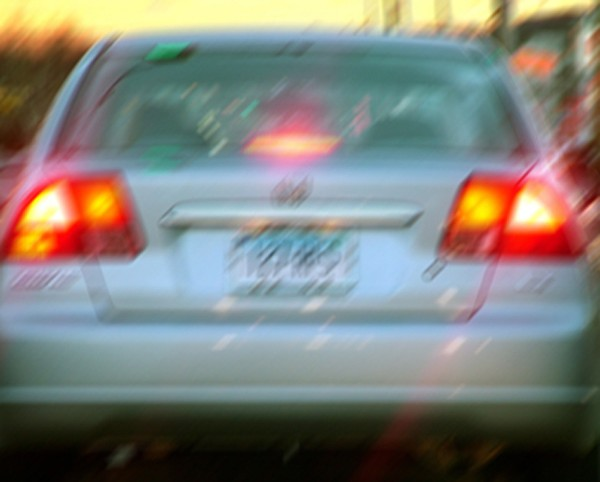
#> input picture img/motion.jpeg, 600 x 482 px
$ python lab4assignment.py
#> lines starting #> are read from the running program, lines starting #| are printed output that depends on the picture
# %% [markdown]
# #Importing required libraries

# %%
import numpy as np
import cv2 as cv2
import matplotlib.pyplot as plt


# %% [markdown]
# #Creating required functions

# %% [markdown]
# #function to blur edges of the images

# %%
def blur_edge(img, d=31):
    h, w  = img.shape[:2]
    img_pad = cv2.copyMakeBorder(img, d, d, d, d, cv2.BORDER_WRAP)
    img_blur = cv2.GaussianBlur(img_pad, (2*d+1, 2*d+1), -1)[d:-d,d:-d]
    y, x = np.indices((h, w))
    dist = np.dstack([x, w-x-1, y, h-y-1]).min(-1)
    w = np.minimum(np.float32(dist)/d, 1.0)
    return img*w + img_blur*(1-w)


# %% [markdown]
# #function to create motion kernel

# %%
def motion_kernel(angle, d, sz=65):
    kern = np.ones((1, d), np.float32)
    c, s = np.cos(angle), np.sin(angle)
    A = np.float32([[c, -s, 0], [s, c, 0]])
    sz2 = sz // 2
    A[:,2] = (sz2, sz2) - np.dot(A[:,:2], ((d-1)*0.5, 0))
    kern = cv2.warpAffine(kern, A, (sz, sz), flags=cv2.INTER_CUBIC)

    return kern

# %% [markdown]
# #Input Image and transforming it into fourier domain

# %%

path = "../img/motion.jpeg"
img = cv2.imread(path, cv2.IMREAD_GRAYSCALE)
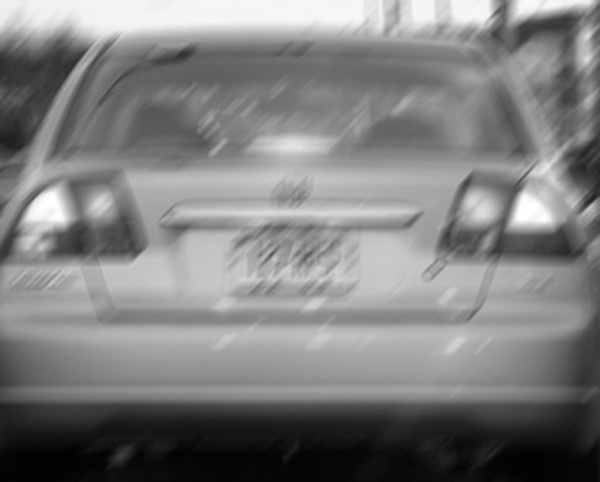
#> img: shape (482, 600); min 0, max 255, mean 126.2

img = np.float32(img)/255.0
plt.imshow(img, "gray")
input_img = img
img = blur_edge(img)
#> in blur_edge, `img_pad = cv2.copyMakeBorder(img, d, d, d, d, cv2.BORDER_WRAP)`:
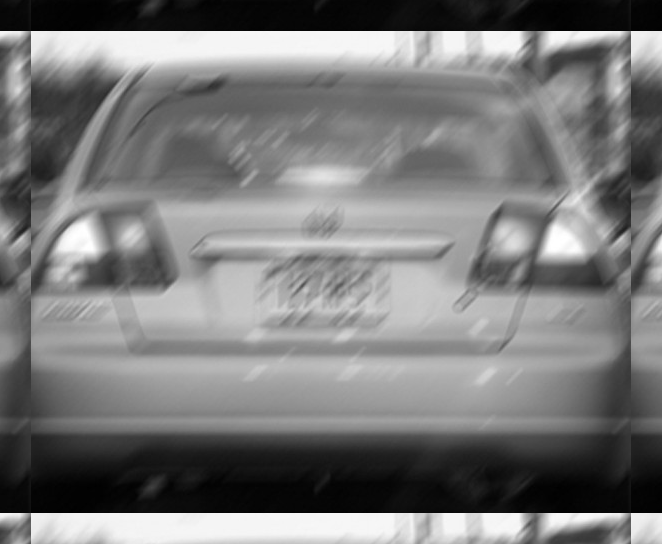
#> img_pad: shape (544, 662) float32; min 0, max 1, mean 0.478
#> in blur_edge, `img_blur = cv2.GaussianBlur(img_pad, (2*d+1, 2*d+1), -1)[d:-d,d:-d]`:
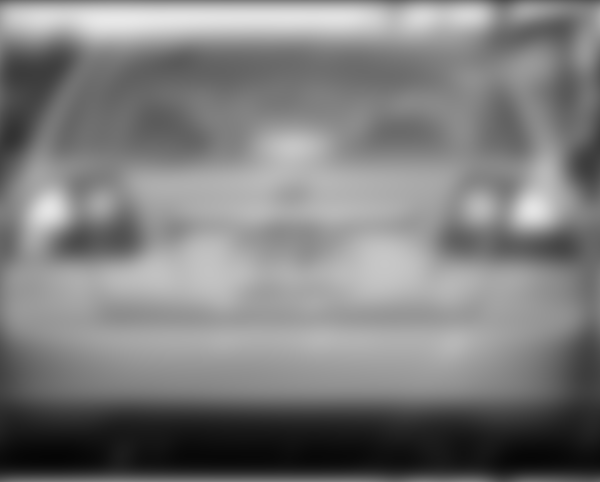
#> img_blur: shape (482, 600) float32; min 0.0221, max 0.911, mean 0.495
#> in blur_edge, `w = np.minimum(np.float32(dist)/d, 1.0)`:
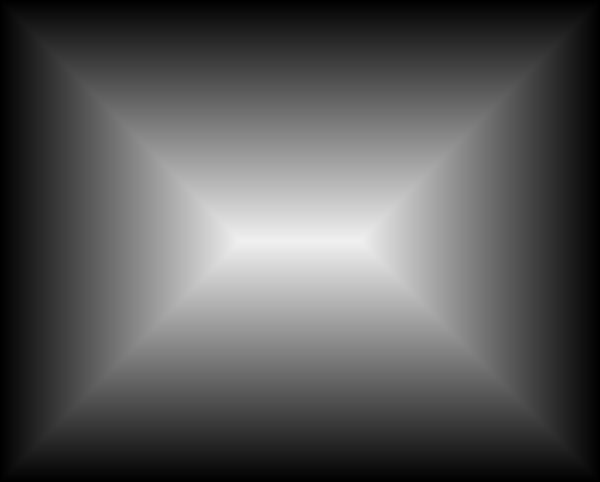
#> dist: shape (482, 600) int64; min 0, max 240, mean 87.7
#> in blur_edge, `return img*w + img_blur*(1-w)`:
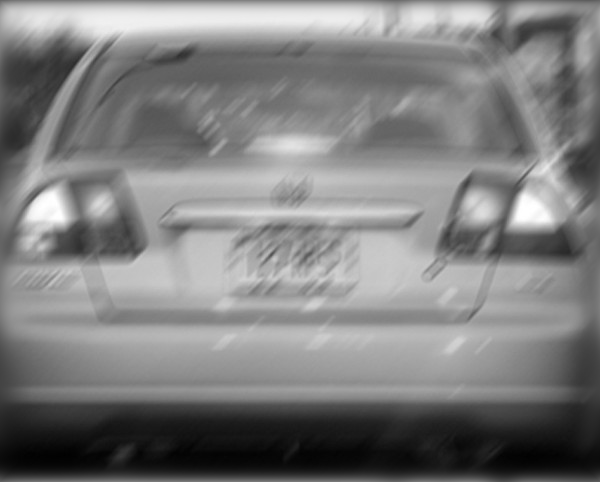
#> returned value: shape (482, 600) float32; min 0.00373, max 1, mean 0.495
IMG = cv2.dft(img, flags=cv2.DFT_COMPLEX_OUTPUT)
kernel_size = 65


# %% [markdown]
# #Function to create motion kernel, applied it on the input image and transform it back to spatial domain

# %%
def operation(ang, d, noise):

    psf = motion_kernel(ang, d, kernel_size)


    psf /= psf.sum()
    psf_pad = np.zeros_like(img)
    kh, kw = psf.shape
    psf_pad[:kh, :kw] = psf
    PSF = cv2.dft(psf_pad, flags=cv2.DFT_COMPLEX_OUTPUT, nonzeroRows = kh)
    PSF2 = (PSF**2).sum(-1)
    iPSF = PSF / (PSF2 + noise)[...,np.newaxis]
    RES = cv2.mulSpectrums(IMG, iPSF, 0)
    res = cv2.idft(RES, flags=cv2.DFT_SCALE | cv2.DFT_REAL_OUTPUT )
    res = np.roll(res, -kh//2, 0)
    res = np.roll(res, -kw//2, 1)

    return res,psf

# %% [markdown]
# #dummy function for the trackbar update

# %%
def update(_):
    pass

# %% [markdown]
# #Creating trackbar and displaying output along with kernel

# %%
#for motion 45, 22, 25
#for blur_img 0,42,25
#for blur_img3 12, 22, 22
cv2.namedWindow("Parameter Adjustment")
cv2.createTrackbar('angle', "Parameter Adjustment", 45, 180, update)
cv2.createTrackbar("diameter", "Parameter Adjustment", 22, 50, update)
cv2.createTrackbar("SNR", "Parameter Adjustment", 25, 50, update)
output_img = np.zeros((img.shape), np.float32)
kernel = np.zeros((kernel_size,kernel_size), np.float32)
while True:
    k = cv2.waitKey(30) & 0xFF
#> (key Esc is pressed here)
    if k==27:
        break
    ang = np.deg2rad(360.0 -float(cv2.getTrackbarPos('angle', "Parameter Adjustment")))
    d = int(cv2.getTrackbarPos("diameter", "Parameter Adjustment"))
    if(d<3):
        d=3
    noise = 10**(-0.1*(float(cv2.getTrackbarPos("SNR", "Parameter Adjustment"))))
    imgr, psfr = operation(ang, d, noise)
    psfr = cv2.resize(psfr,(300,300))
    output_img = imgr
    kernel = psfr
    cv2.imshow("output",imgr)
    cv2.imshow("kernel", psfr)


cv2.waitKey()
cv2.destroyAllWindows()

# %% [markdown]
# #Comparing Output Image with Input Image

# %%
figure, axis = plt.subplots(1,3, figsize=(20, 6))
axis[0].imshow(input_img, "gray")
axis[0].set_title("Input Image")

axis[1].imshow(kernel,"gray")
axis[1].set_title("PSF")

axis[2].imshow(output_img, "gray")

axis[2].set_title("Output Image")
axis[2].text(10,550,"Angle = 45° || Diameter = 22 || SNR = 25", color="green", backgroundcolor="white", size = 15)
plt.show()
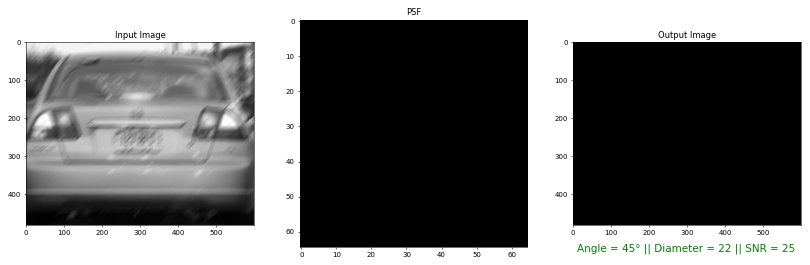
#> figure drawn by matplotlib, 3 panels

$ run again, with img/pi.jpeg copied over img/motion.jpeg
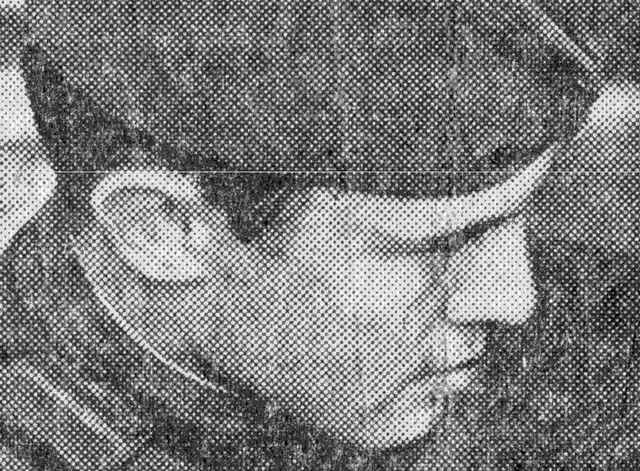
#> input picture img/pi.jpeg, 640 x 471 px
#> img is the input picture: shape (471, 640); min 0, max 255, mean 123.6
#> in blur_edge, `img_blur = cv2.GaussianBlur(img_pad, (2*d+1, 2*d+1), -1)[d:-d,d:-d]`:
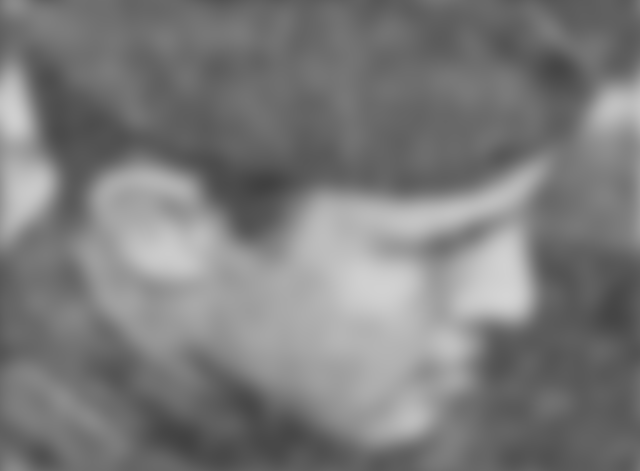
#> img_blur: shape (471, 640) float32; min 0.254, max 0.833, mean 0.485
#> `plt.show()`:
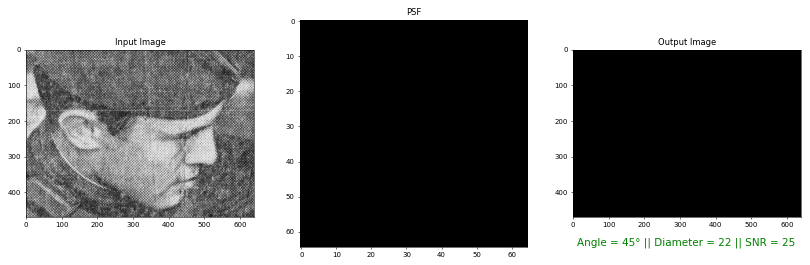
#> figure drawn by matplotlib, 3 panels

$ run again, with img/birdie.png saved as img/motion.jpeg
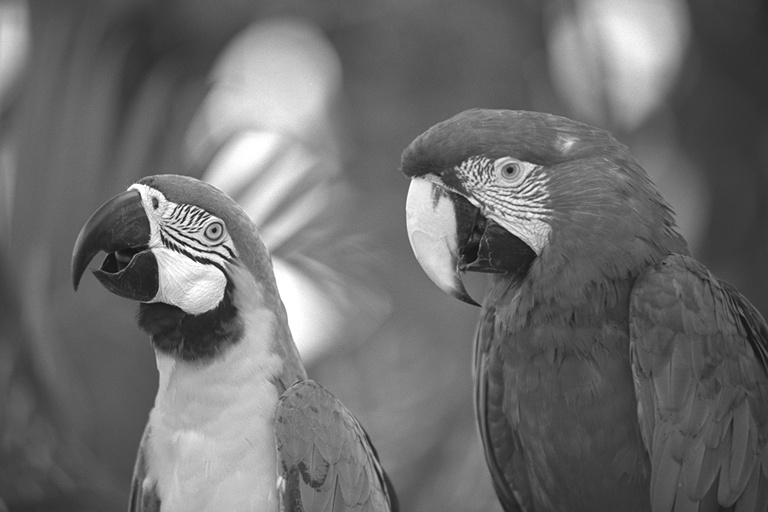
#> input picture img/birdie.png, 768 x 512 px
#> img is the input picture: shape (512, 768); min 14, max 255, mean 109
#> in blur_edge, `w = np.minimum(np.float32(dist)/d, 1.0)`:
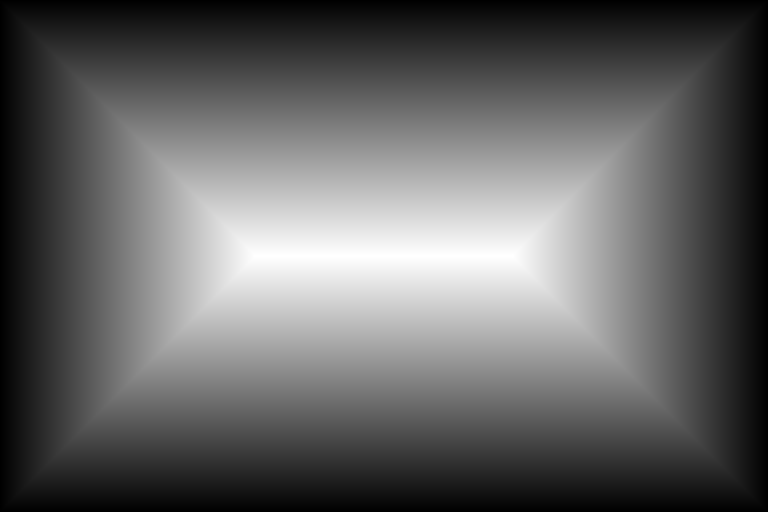
#> dist: shape (512, 768) int64; min 0, max 255, mean 99.1
#> `plt.show()`:
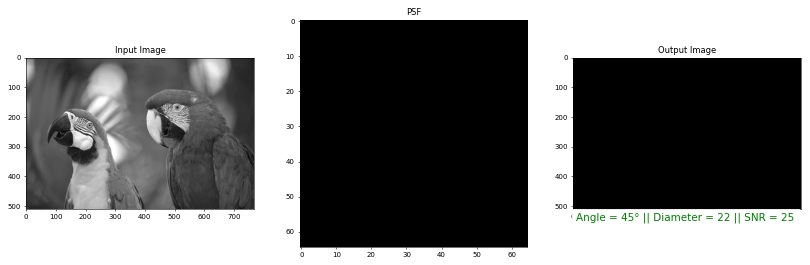
#> figure drawn by matplotlib, 3 panels
